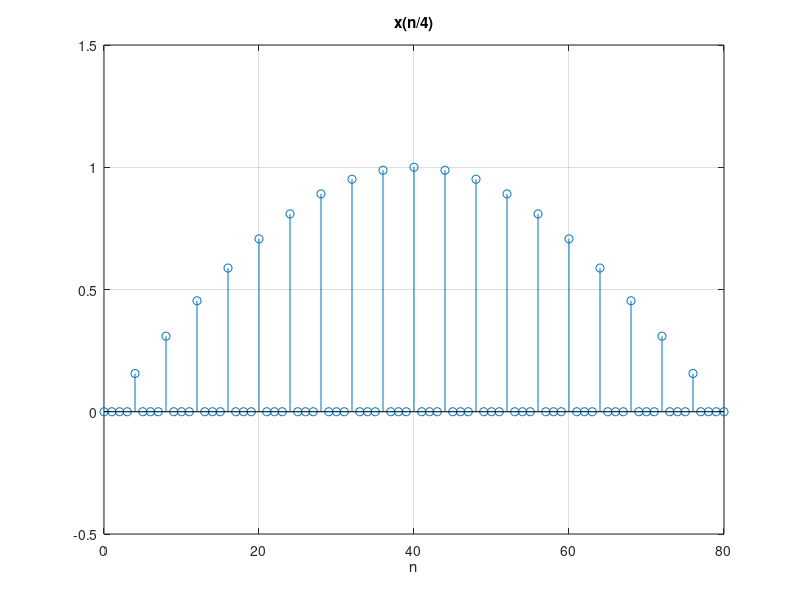

Here is the MATLAB script that generated this plot:
%% Lezione 01 - Esempio 02
clear all;
clc;

%% Funzione originale
% x(n)
n = [0:20];
x = sin(2*pi*n./40);

stem(n, x)
axis([0 20 -0.5 1.5])
title('x(n)')
xlabel('n')
grid on

pause;
close

%% Sottocampionamento
% x(n/2)
x_new_2 = upsample(x, 2);
n_new_2 = [0:length(x_new_2)-1];
stem(n_new_2, x_new_2)
axis([0 40 -0.5 1.5])
title('x(n/2)')
xlabel('n')
grid on

pause;
close

% x(n/4)
x_new_4 = upsample(x, 4);
n_new_4 = [0:length(x_new_4)-1];
stem(n_new_4, x_new_4)
axis([0 80 -0.5 1.5])
title('x(n/4)')
xlabel('n')
grid on

pause;
close

